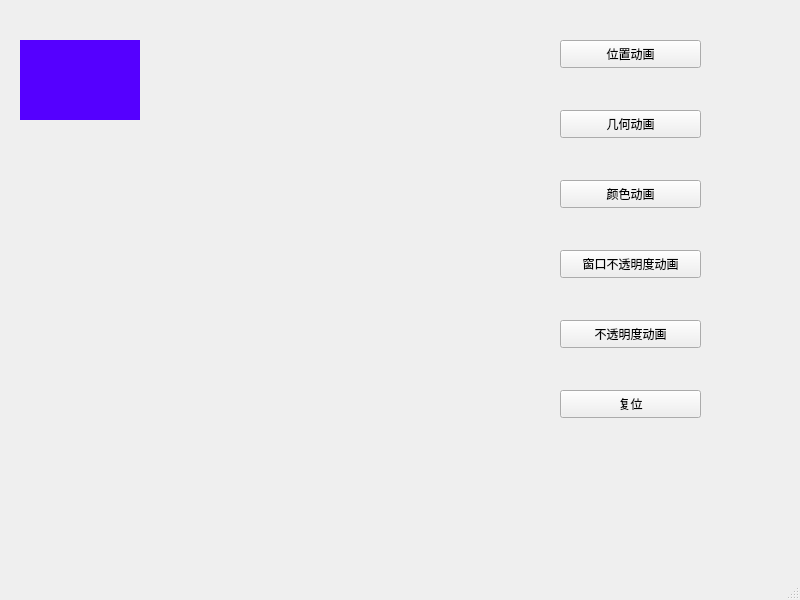
<?xml version="1.0" encoding="UTF-8"?>
<ui version="4.0">
 <class>MainWindow</class>
 <widget class="QMainWindow" name="MainWindow">
  <property name="geometry">
   <rect>
    <x>0</x>
    <y>0</y>
    <width>800</width>
    <height>600</height>
   </rect>
  </property>
  <property name="windowTitle">
   <string>MainWindow</string>
  </property>
  <widget class="QWidget" name="centralwidget">
   <widget class="QWidget" name="widget" native="true">
    <property name="geometry">
     <rect>
      <x>20</x>
      <y>40</y>
      <width>120</width>
      <height>80</height>
     </rect>
    </property>
    <property name="styleSheet">
     <string notr="true">background-color: rgb(85, 0, 255)</string>
    </property>
   </widget>
   <widget class="QPushButton" name="PosBtn">
    <property name="geometry">
     <rect>
      <x>560</x>
      <y>40</y>
      <width>141</width>
      <height>28</height>
     </rect>
    </property>
    <property name="text">
     <string>位置动画</string>
    </property>
   </widget>
   <widget class="QPushButton" name="GeomertyBtn">
    <property name="geometry">
     <rect>
      <x>560</x>
      <y>110</y>
      <width>141</width>
      <height>28</height>
     </rect>
    </property>
    <property name="text">
     <string>几何动画</string>
    </property>
   </widget>
   <widget class="QPushButton" name="ColorBtn">
    <property name="geometry">
     <rect>
      <x>560</x>
      <y>180</y>
      <width>141</width>
      <height>28</height>
     </rect>
    </property>
    <property name="text">
     <string>颜色动画</string>
    </property>
   </widget>
   <widget class="QPushButton" name="pushButton_4">
    <property name="geometry">
     <rect>
      <x>560</x>
      <y>250</y>
      <width>141</width>
      <height>28</height>
     </rect>
    </property>
    <property name="text">
     <string>窗口不透明度动画</string>
    </property>
   </widget>
   <widget class="QPushButton" name="OpacityBtn">
    <property name="geometry">
     <rect>
      <x>560</x>
      <y>320</y>
      <width>141</width>
      <height>28</height>
     </rect>
    </property>
    <property name="text">
     <string>不透明度动画</string>
    </property>
   </widget>
   <widget class="QPushButton" name="ResetBtn">
    <property name="geometry">
     <rect>
      <x>560</x>
      <y>390</y>
      <width>141</width>
      <height>28</height>
     </rect>
    </property>
    <property name="text">
     <string>复位</string>
    </property>
   </widget>
  </widget>
  <widget class="QMenuBar" name="menubar">
   <property name="geometry">
    <rect>
     <x>0</x>
     <y>0</y>
     <width>800</width>
     <height>25</height>
    </rect>
   </property>
  </widget>
  <widget class="QStatusBar" name="statusbar"/>
 </widget>
 <resources/>
 <connections/>
</ui>
